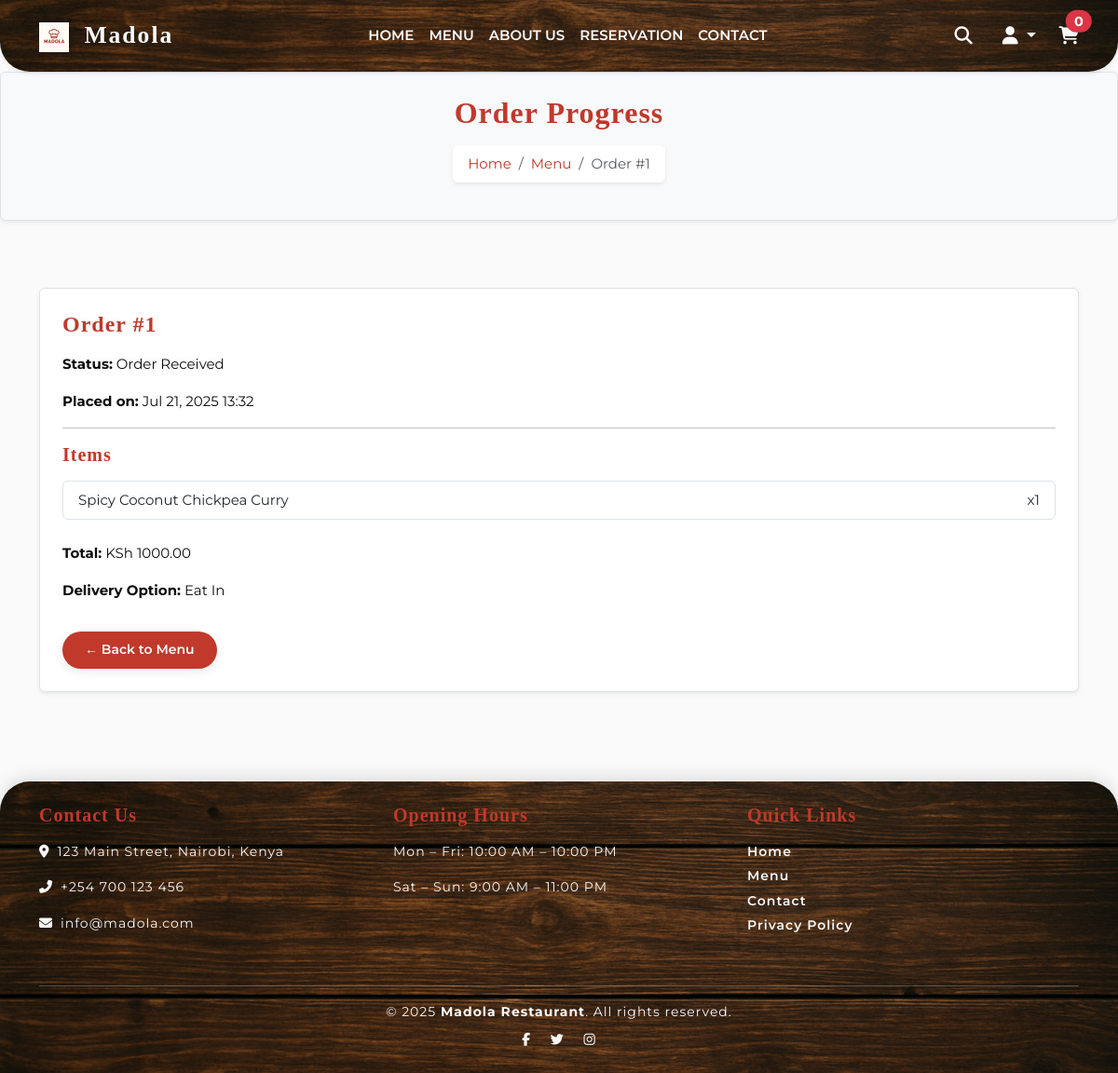
The page /order/1/ (signed in) on the database as committed earlier.
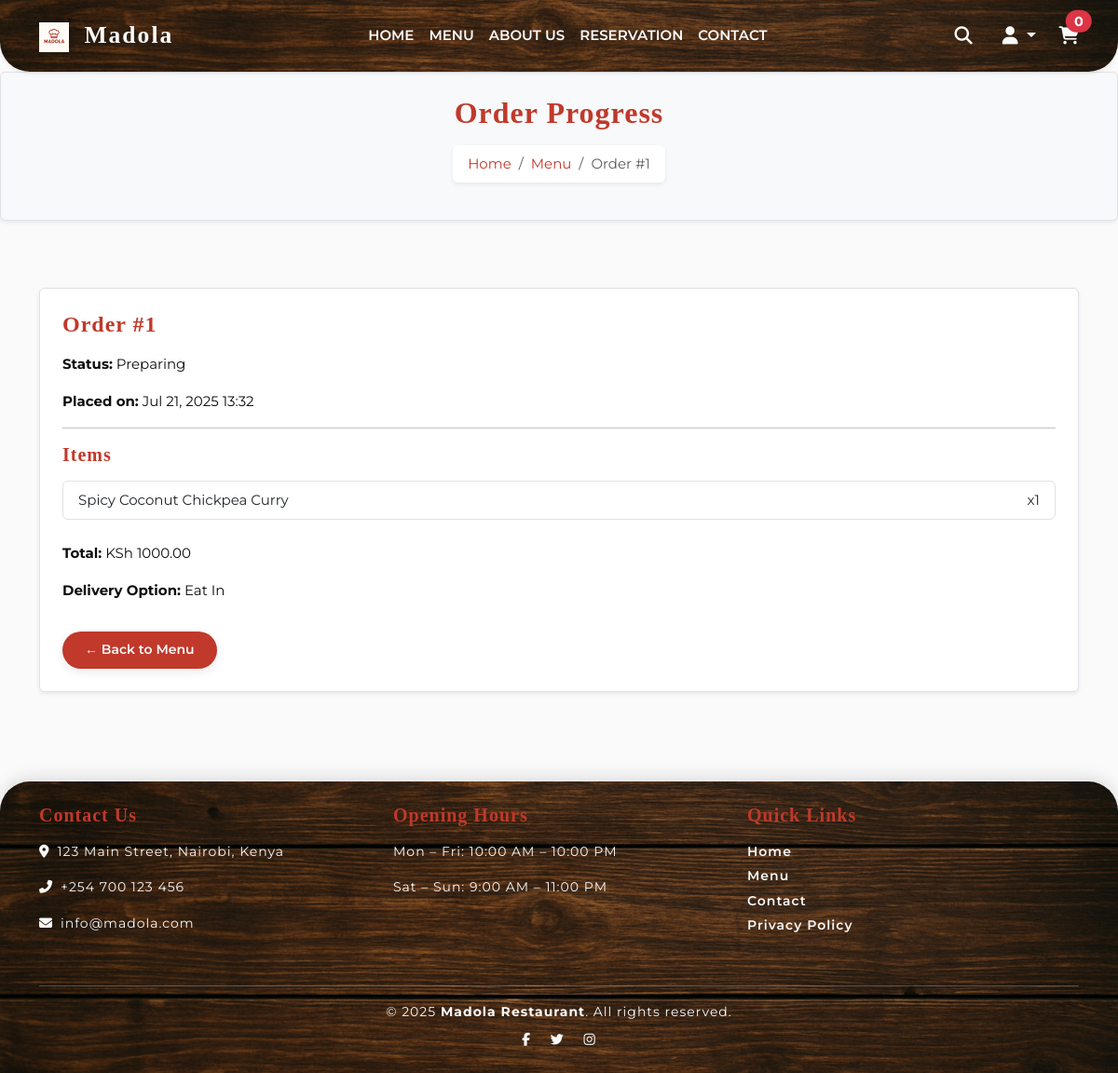
The same page on the database as committed later.
### restaurant/models.py (models this page shows)
class Order(models.Model):
    user = models.ForeignKey(User, on_delete=models.CASCADE)
    delivery_option = models.CharField(max_length=20, choices=[('eat_in', 'Eat In'), ('delivery', 'Delivery')])
    delivery_address = models.CharField(max_length=255, blank=True)
    total = models.DecimalField(max_digits=10, decimal_places=2)
    phone = models.CharField(max_length=20)
    status = models.CharField(max_length=20, default='pending')
    progress = models.CharField(
        max_length=30,
        choices=[
            ('received', 'Order Received'),
            ('preparing', 'Preparing'),
            ('ready', 'Ready for Pickup/Delivery'),
            ('delivered', 'Delivered'),
            ('completed', 'Completed'),
            ('cancelled', 'Cancelled'),
        ],
        default='received'
    )
    created_at = models.DateTimeField(auto_now_add=True)

### restaurant/views.py (the view)
# urls.py: path('order/<int:order_id>/', views.view_order, name='view_order'),
@login_required
def view_order(request, order_id):
    order = get_object_or_404(Order, id=order_id, user=request.user)
    return render(request, 'restaurant/view_order.html', {'order': order})

### restaurant/templates/restaurant/view_order.html (shortened to what this page needs)
{% extends "restaurant/base.html" %}
{% block content %}
    <div class="bg-light p-4 rounded shadow-sm mb-4 border">
        <h2 class="mb-3 text-center">Order Progress</h2>
        <div class="d-flex justify-content-center">
            <nav aria-label="breadcrumb">
                <ol class="breadcrumb bg-white px-3 py-2 rounded shadow-sm">
                    <li class="breadcrumb-item"><a href="{% url 'index' %}">Home</a></li>
                    <li class="breadcrumb-item"><a href="{% url 'menu' %}">Menu</a></li>
                    <li class="breadcrumb-item active" aria-current="page">Order #{{ order.id }}</li>
                </ol>
            </nav>
        </div>
    </div>
<div class="container py-5">
    <div class="bg-white p-4 rounded shadow-sm border">
        <h4 class="mb-3">Order #{{ order.id }}</h4>
        <p><strong>Status:</strong> {{ order.get_progress_display }}</p>
        <p><strong>Placed on:</strong> {{ order.created_at|date:"M d, Y H:i" }}</p>
        <hr>
        <h5 class="mb-3">Items</h5>
        <ul class="list-group mb-4">
            {% for item in order.items.all %}
            <li class="list-group-item d-flex justify-content-between align-items-center">
                {{ item.product.name }}
                <span>x{{ item.quantity }}</span>
            </li>
            {% endfor %}
        </ul>
        <p><strong>Total:</strong> KSh {{ order.total }}</p>
        <p><strong>Delivery Option:</strong> {{ order.get_delivery_option_display }}</p>
        <a href="{% url 'menu' %}" class="btn btn-outline-primary mt-3">← Back to Menu</a>
    </div>
</div>
{% endblock %}

Rows that differ between the two databases and show on the page:
changed Order "Eat In": progress "Order Received" → "Preparing"
